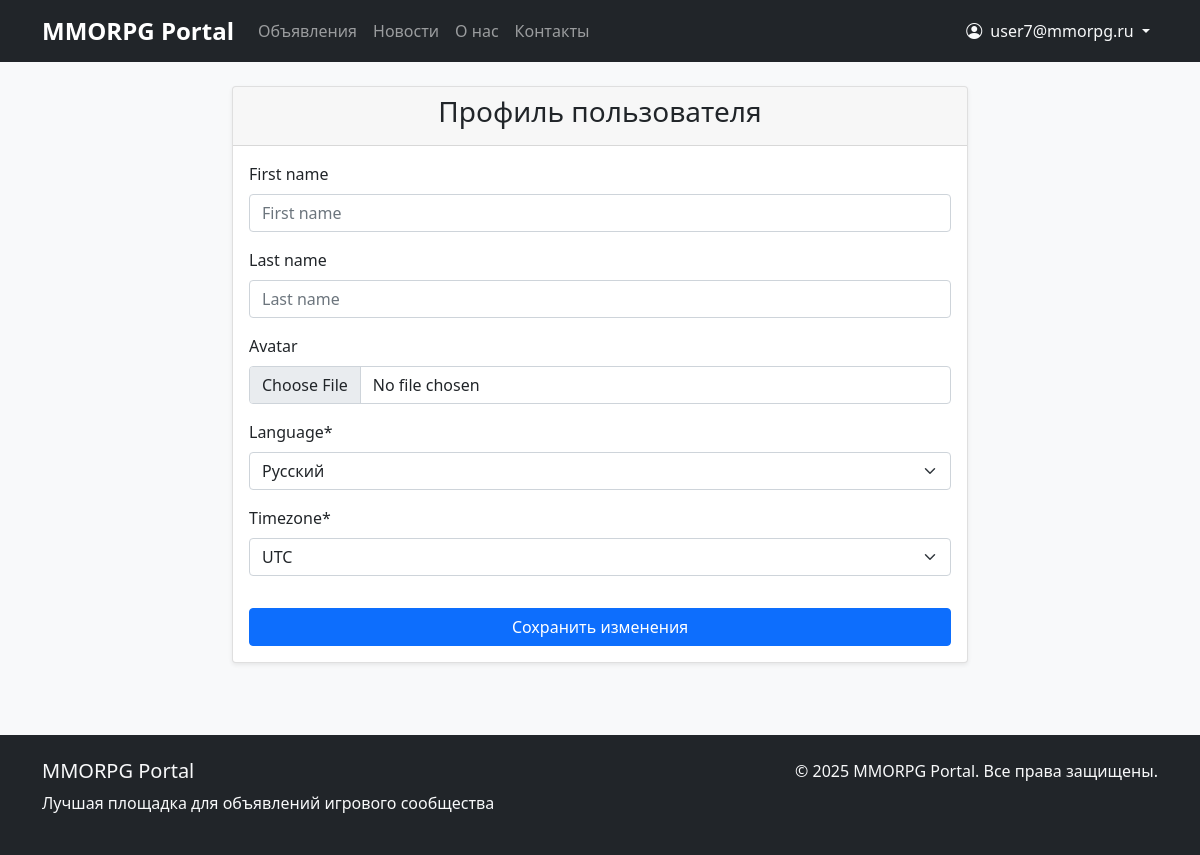
Screenshot of /user/profile/ (signed in) with the database file from the repository.
### appUser/models.py (models this page shows, shortened)
class CustomUser(AbstractUser):
    email = models.EmailField(_('email address'), unique=True)
    username = models.CharField(max_length=150, blank=True, null=True)
    timezone = models.CharField(max_length=50, default='UTC')
    language = models.CharField(max_length=10, choices=[('ru', 'Russian'), ('en', 'English')], default='ru')
    email_verified = models.BooleanField(default=False)  # Новое поле для подтверждения email
    USERNAME_FIELD = 'email'
    REQUIRED_FIELDS = []
    objects = CustomUserManager()
    class Meta:
        verbose_name = _('User')
        verbose_name_plural = _('Users')

### appUser/views.py (the view)
# urls.py: path('profile/', views.profile, name='profile'),
@login_required
def profile(request):
    user = request.user
    if request.method == 'POST':
        form = ProfileForm(request.POST, request.FILES, instance=user)
        if form.is_valid():
            form.save()
            messages.success(request, _('Profile updated successfully!'))
            UserActionLog.objects.create(
                user=user,
                action="Updated profile",
                ip_address=getattr(request, 'user_ip', None)
            )
            return redirect('profile')
    else:
        form = ProfileForm(instance=user)
    return render(request, 'appUser/profile.html', {
        'form': form,
        'timezones': pytz.all_timezones
    })

### appNotification/context_processors.py (called while the page is built)
def categories(request):
    return {
        'categories': Category.objects.all(),
        'category_choices': [
            ('tanks', _('Tanks')),
            ('heals', _('Heals')),
            ('dd', _('DD')),
            ('traders', _('Traders')),
            ('guildmasters', _('Guildmasters')),
            ('questgivers', _('Questgivers')),
            ('blacksmiths', _('Blacksmiths')),
            ('tanners', _('Tanners')),
            ('potionmakers', _('Potionmakers')),
            ('spellmasters', _('Spellmasters')),
        ]
    }

def navigation_data(request):
    from .models import Post, News
    return {
        'recent_posts': Post.objects.order_by('-created_at')[:5],
        'recent_news': News.objects.order_by('-created_at')[:3],
        'posts_count': Post.objects.count(),
        'news_count': News.objects.count(),
    }

### appUser/forms.py (called while the page is built)
    def get_timezone_choices(self):
        timezones = []
        for tz in pytz.all_timezones:
            timezones.append((tz, tz))
        return timezones

### appUser/templates/appUser/profile.html (shortened to what this page needs)
{% extends 'base.html' %}
{% load crispy_forms_tags %}
{% block content %}
<div class="row justify-content-center">
    <div class="col-md-8">
        <div class="card">
            <div class="card-header">
                <h3 class="text-center">Профиль пользователя</h3>
            </div>
            <div class="card-body">
                <form method="post" enctype="multipart/form-data">
                    {{ form|crispy }}
                    <button type="submit" class="btn btn-primary w-100 mt-3">Сохранить изменения</button>
                </form>
            </div>
        </div>
    </div>
</div>
{% endblock %}

### templates/includes/header.html (shortened to what this page needs)
<nav class="navbar navbar-expand-lg navbar-dark bg-dark">
    <div class="container">
        <a class="navbar-brand" href="{% url 'home' %}">MMORPG Portal</a>
        <div class="collapse navbar-collapse" id="navbarNav">
            <ul class="navbar-nav me-auto">
                <li class="nav-item">
                    <a class="nav-link" href="{% url 'post_list' %}">Объявления</a>
                </li>
                <li class="nav-item">
                    <a class="nav-link" href="{% url 'news_list' %}">Новости</a>
                </li>
                <li class="nav-item">
                    <a class="nav-link" href="{% url 'about' %}">О нас</a>
                </li>
                <li class="nav-item">
                    <a class="nav-link" href="{% url 'contacts' %}">Контакты</a>
                </li>
            </ul>
            <ul class="navbar-nav ms-auto">
                {% if user.is_authenticated %}
                    <li class="nav-item dropdown">
                        <a class="nav-link dropdown-toggle text-light" href="#" role="button"
                           data-bs-toggle="dropdown" aria-expanded="false">
                            <i class="bi bi-person-circle me-1"></i>
                            {% if user.first_name and user.last_name %}
                                {{ user.first_name }} {{ user.last_name }}
                            {% else %}
                                {{ user.email }}
                            {% endif %}
                        </a>
                    </li>
                {% endif %}
            </ul>
        </div>
    </div>
</nav>

### static/css/styles.css (style rules this page uses)
body { background-color: #f8f9fa; }
.navbar-brand { font-weight: bold; font-size: 1.5rem; }
.card { box-shadow: 0 0.125rem 0.25rem rgba(0, 0, 0, 0.075); margin-bottom: 1.5rem; }
.btn-primary { background-color: #0d6efd; border-color: #0d6efd; }

### rows the page displays
CustomUser: email "user7@mmorpg.ru", language "Русский", timezone "UTC"
